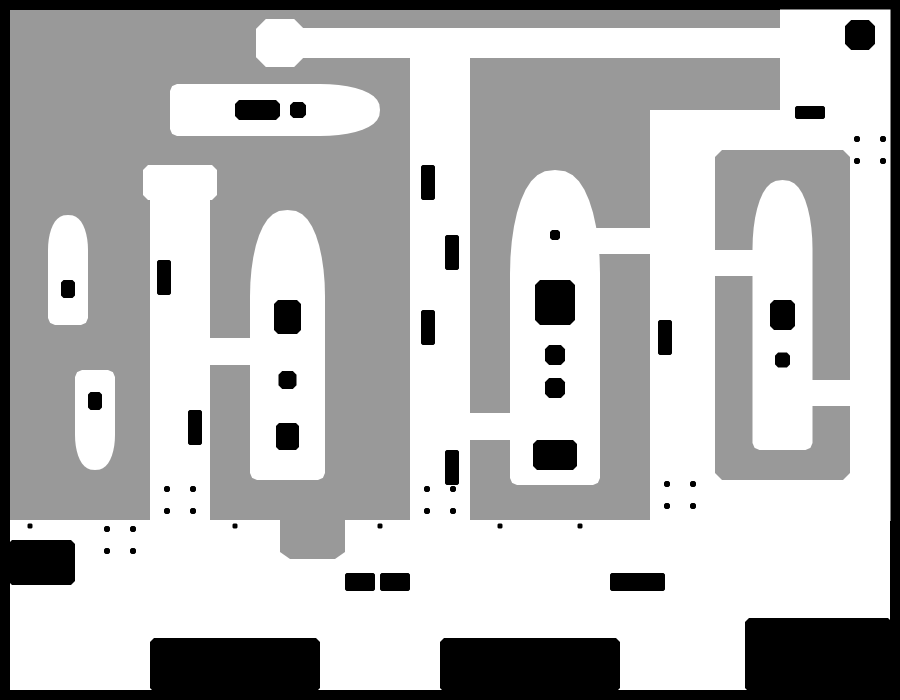
#> input picture levels/07_Shipyard/collision.png, 1800 x 1400 px (shown at 1/2 size)
$ python check.py
#> lines starting #> are read from the running program, lines starting #| are printed output that depends on the picture; after the words box and inside, x2 and y2 are one past the last pixel; in counts of white or black regions, pixels touching at a corner belong together
"""Check 07 Shipyard's placements against its collision map and patrol loops.

    python tools/levels/07_Shipyard/check.py

Reads the level files (so it checks hand edits too) and reports:
- anything placed in or too close to a wall or chasm
- crates, turrets or pickups on a tank's patrol lane (the tank would grind into them)
- things placed on top of each other
- anything the player can't reach from the entrance: enemies on the islands (the cruiser, the
  gunboats) are fine as long as they can be shot from somewhere the player can stand
- the objectives (Deck Batteries with objective true) and that no crate is required
- density per 100k px of open floor, to compare with the earlier levels
"""
import json
import math
import os
from collections import Counter

import numpy as np
from PIL import Image
from scipy import ndimage as ndi

ROOT = os.path.normpath(os.path.join(os.path.dirname(__file__), '..', '..', '..'))
D = os.path.join(ROOT, 'levels', '07_Shipyard')
PLAYER_R = 19
LANE = 34  # keep this far from a patrol lane's centre line


def load(name):
    p = os.path.join(D, name)
    return json.load(open(p, encoding='utf-8')) if os.path.exists(p) else []


def main():
    c = np.array(Image.open(os.path.join(D, 'collision.png')).convert('L'))
    solid = c <= 0x99
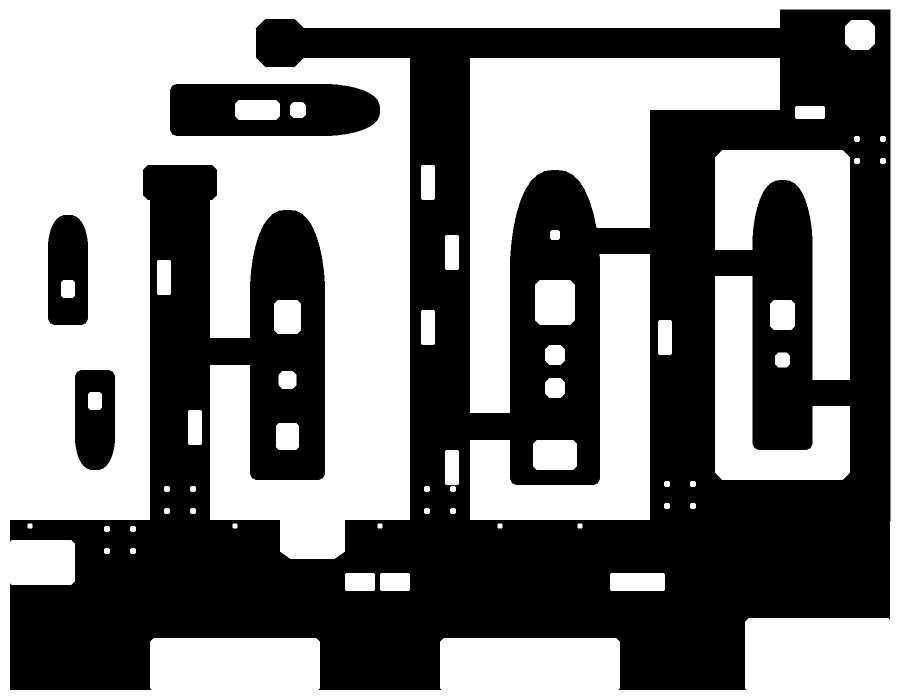
#> solid: shape (1400, 1800) bool (shown at 1/2 size); 49.8% white; 56 white regions, largest, box (x1, y1, x2, y2) and area: (0, 0, 1800, 1400) 841832, (940, 116, 1560, 826) 164634, (940, 508, 1300, 1040) 78699
    clear = ndi.distance_transform_edt(~solid)
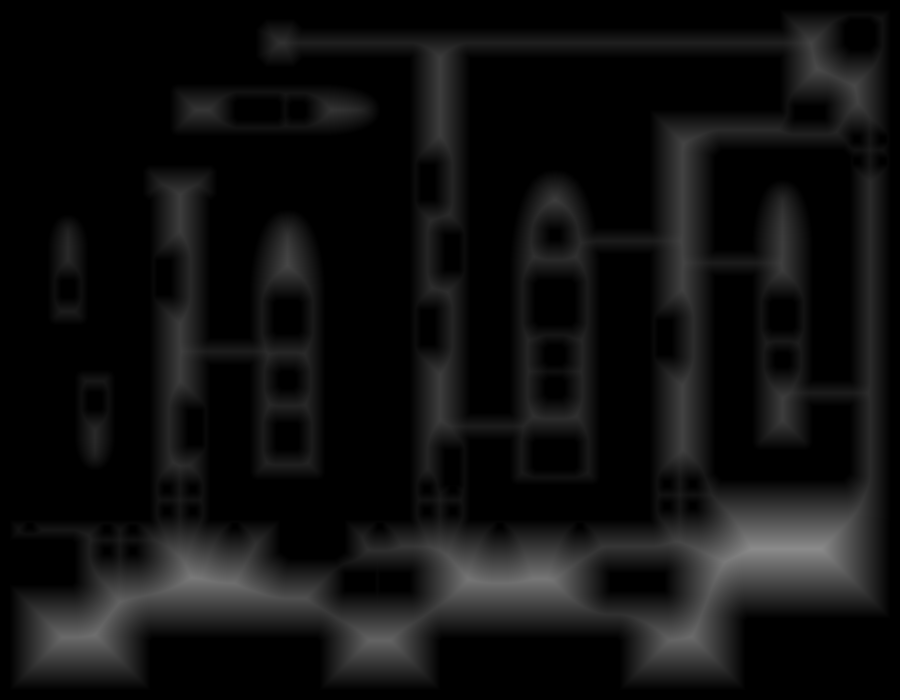
#> clear: shape (1400, 1800) float64 (shown at 1/2 size); min 0, max 138, mean 15.7
    feats, enemies, boxes, pick, doors, nodes = (load(f) for f in ('features.json', 'enemies.json', 'boxes.json', 'powerups.json', 'doors.json', 'pathNodes.json'))
    problems = []
    # patrol lanes: each node to its first connection
    by = {n['name']: n for n in nodes}
    lanes = [((n['x'], n['y']), (by[n['props']['connections'][0]['$ref']]['x'], by[n['props']['connections'][0]['$ref']]['y'])) for n in nodes]

    def lane_d(x, y):
        best = 1e9
        for (ax, ay), (bx, by_) in lanes:
            dx, dy = bx - ax, by_ - ay
            t = max(0, min(1, ((x - ax) * dx + (y - ay) * dy) / (dx * dx + dy * dy or 1)))
            best = min(best, math.hypot(x - ax - t * dx, y - ay - t * dy))
        return best

    things = []
    for kind, items, need in (('enemy', enemies, 9), ('box', boxes, 8), ('pickup', [p for p in pick if p['props'].get('type') not in ('trigger', None)], 6)):
        for o in items:
            x, y = o['x'], o['y']
            name = f"{kind} {o['symbol'].split('/')[-1]} at ({x}, {y})"
            if not (0 <= x < c.shape[1] and 0 <= y < c.shape[0]): problems.append(name + ': off the map'); continue
            if clear[int(y), int(x)] < need: problems.append(name + f': {clear[int(y), int(x)]:.0f} px from a wall (needs {need})')
            if 'enemy tank' not in o['symbol'] and lane_d(x, y) < LANE: problems.append(name + f': on a patrol lane ({lane_d(x, y):.0f} px from its centre)')
            things.append((x, y, name, need))
#> after the loop, problems = []; things = []
    for i, (x, y, n, r) in enumerate(things):
        for x2, y2, n2, r2 in things[i + 1:]:
            if math.hypot(x - x2, y - y2) < 14: problems.append(f'{n} overlaps {n2}')
#> this loop made 0 passes
    # reachability
    walk = clear >= PLAYER_R
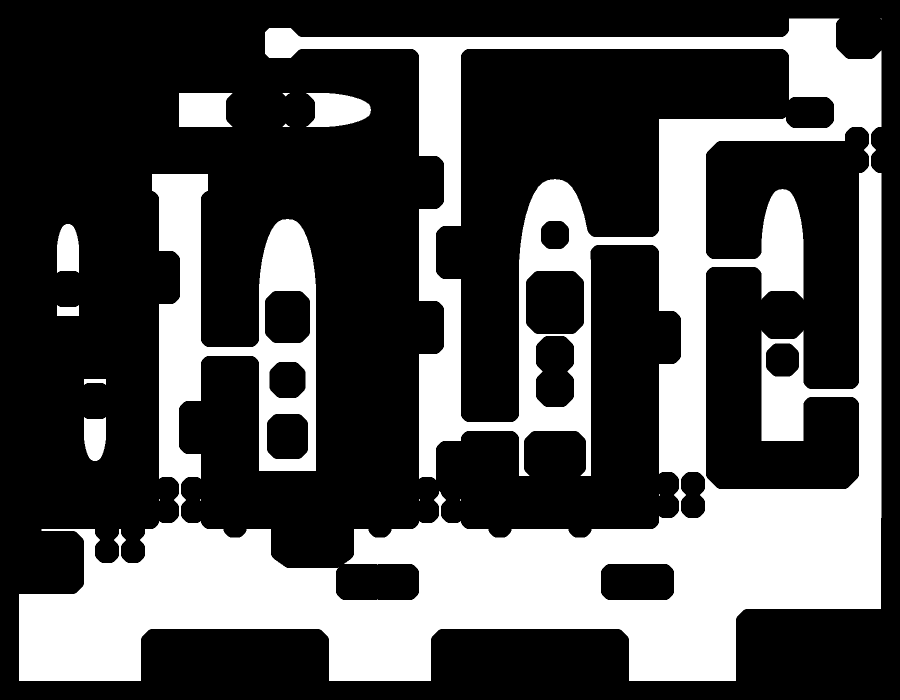
#> walk: shape (1400, 1800) bool (shown at 1/2 size); 30.7% white; 15 white regions (6 under 20 px), largest, box (x1, y1, x2, y2) and area: (38, 37, 1763, 1362) 751360, (358, 186, 465, 254) 6580, (612, 186, 742, 254) 6473
    lab, _ = ndi.label(walk)
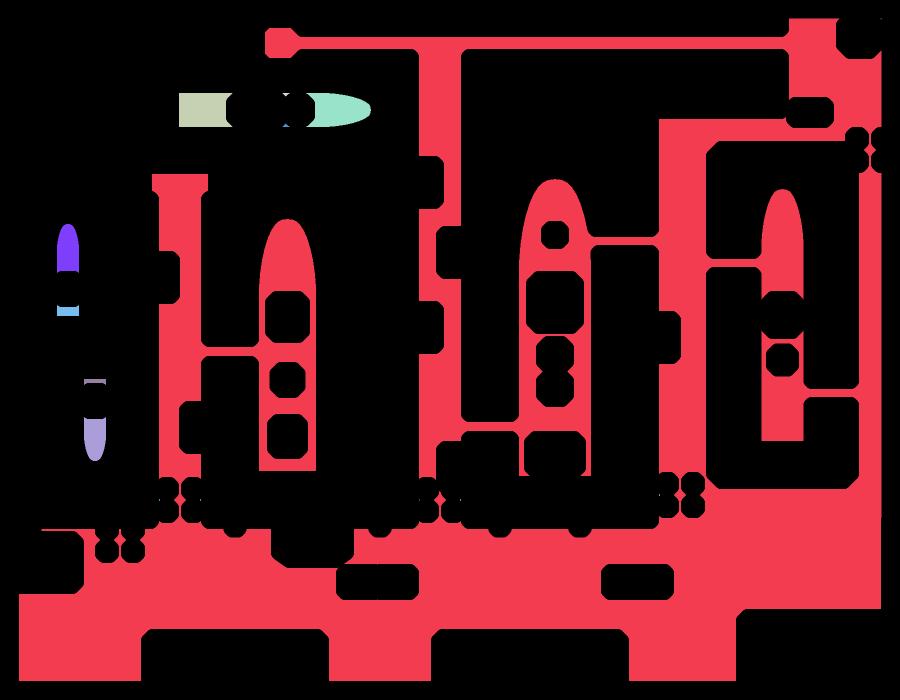
#> lab: shape (1400, 1800) int32 (shown at 1/2 size); 17 distinct labels, from 0 to 16; one colour per label, 0 black
#> (the run stopped early here; a loop or call above may not have finished)
